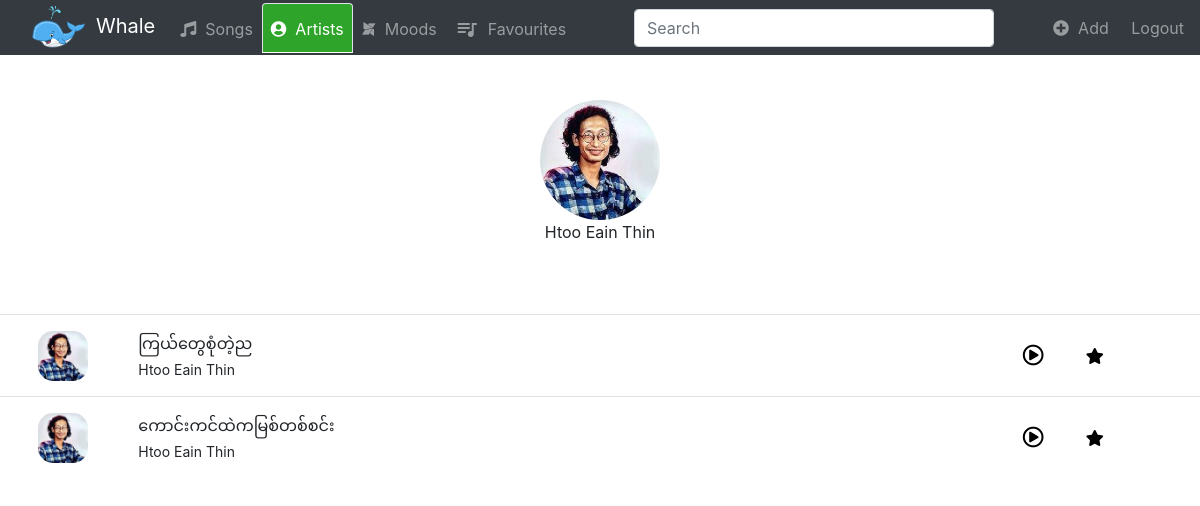
Page /artists/3/ (signed in) on the committed database.
### music/models.py (models this page shows, shortened)
class Artist(models.Model):
    name = models.CharField(max_length=250)
    logo = models.FileField()
    def __str__(self):
        return self.name

class Song(models.Model):
    title = models.CharField(max_length=250)
    audio = models.FileField()
    logo = models.FileField()
    artist = models.ForeignKey(Artist, on_delete=models.CASCADE)
    mood = models.ForeignKey(Mood, on_delete=models.CASCADE)
    favourited = models.ManyToManyField(User)

### music/views.py (the view)
# urls.py: path('artists/<int:artist_id>/', views.artist_songs, name='artist-songs'),
def artist_songs(request, artist_id):
    return  render(request, 'music/artist_songs.html', {'artist': Artist.objects.get(pk=artist_id)})

### music/templates/music/artist_songs.html
{% extends 'music/base.html' %}
{%block navtab %}
    <li class="nav-item songs">
        <a class="nav-link" href="{% url 'songs' %}"><i class="fas fa-music"></i>&nbsp; Songs</a></i></span>
    </li>
    <li class="nav-item artists">
        <a class="nav-link active" href="{% url 'artists' %}"><i class="fas fa-user-circle"></i>&nbsp; Artists</a>
    </li>
    <li class="nav-item moods">
        <a class="nav-link" href="{% url 'moods' %}"><i class="fab fa-modx"></i>&nbsp; Moods</a>
    </li>
    <li class="nav-item favourites">
            <a class="nav-link  align-items-center" href="{% url 'favourite' %}">
            <i id="upper-icon" class="material-icons">queue_music</i>&nbsp; Favourites</a>
    </li>
{% endblock %}
{% block body %}
    <div class="text-center">
        <img class='large-logo' src="{{ artist.logo.url }}" alt="">
        <p>{{ artist.name }}</p>
    </div>
    <table class="table  table-hover">
        <tbody>
            {% for song in artist.song_set.all%}
                    <tr>
                        <td class='align-middle text-center' style="width: 10%">
                            <img src="{{ song.logo.url }}" alt="logo" class="small-logo">
                        </td>
                        <td class='align-middle' style="width: 70%">
                            <p class="song">{{ song.title }}</p>
                            <p class="artist">{{ song.artist }}</p>
                        </td>
                        <td class='align-middle' style="width: 5%"">
                            <a  href="{% url 'artist-songs-song' artist.id song.id %}">
                                <i class="far fa-play-circle fa-lg"></i>
                            </a>
                        </td>
                        {% if song in user.song_set.all %}
                            <td class='align-middle' style="width: 10%">
                                <a href="{% url 'edit'  song.id  %}"><i class="favourited fas fa-star"></i></a>
                            </td>
                        {% else %}
                            <td class='align-middle' style="width: 10%">
                                <a href="{% url 'edit'  song.id %}"><i class="fas fa-star"></i></a>
                            </td>
                        {% endif %}
                    </tr>
            {% endfor %}
        </tbody>
    </table>
{% endblock %}

### music/static/music/style/style.css (style rules this page uses)
.table { margin-top: 70px; }
.song, .artist { margin-top: 0.25rem; margin-bottom: 0.25rem; font-size: 14px; }
.song { font-size:16px; }
.small-logo { width: 50px; height: 50px; border-radius: 15px; }
.large-logo { width: 120px; height: 120px; border-radius: 100px; margin-top: 100px; }
.navbar-dark .navbar-nav .nav-link.active, .navbar-dark .navbar-nav .nav-link.show, .navbar-dark .navbar-nav .show>.nav-link { background-color: rgb(46, 165, 42); }
.navbar-nav .nav-link { padding-top: 0; padding-bottom: 0; height: 50px; line-height: 50px; }
#upper-icon { font-size: 24px; vertical-align: -6px; }
tr { cursor: pointer; }
.fa-play-circle { color:black; }
.fa-star { color:black; }

### rows in the picture
Artist: logo (picture), name "Htoo Eain Thin"
Song: logo (picture), title "ကြယ်တွေစုံတဲ့ည", artist "Htoo Eain Thin"
Song: logo (picture), title "ကောင်းကင်ထဲကမြစ်တစ်စင်း", artist "Htoo Eain Thin"
